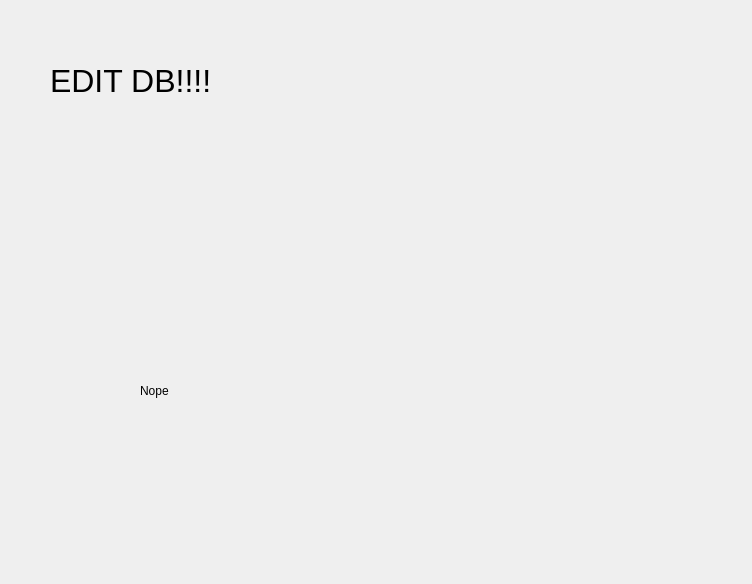
<?xml version="1.0" encoding="UTF-8"?>
<ui version="4.0">
 <class>EditDb</class>
 <widget class="QDialog" name="EditDb">
  <property name="geometry">
   <rect>
    <x>0</x>
    <y>0</y>
    <width>752</width>
    <height>584</height>
   </rect>
  </property>
  <property name="windowTitle">
   <string>Dialog</string>
  </property>
  <widget class="QLabel" name="label">
   <property name="geometry">
    <rect>
     <x>50</x>
     <y>30</y>
     <width>551</width>
     <height>101</height>
    </rect>
   </property>
   <property name="font">
    <font>
     <pointsize>24</pointsize>
    </font>
   </property>
   <property name="text">
    <string>EDIT DB!!!!</string>
   </property>
  </widget>
  <widget class="QLabel" name="label_2">
   <property name="geometry">
    <rect>
     <x>140</x>
     <y>310</y>
     <width>341</width>
     <height>161</height>
    </rect>
   </property>
   <property name="text">
    <string>Nope</string>
   </property>
  </widget>
 </widget>
 <resources/>
 <connections/>
</ui>
